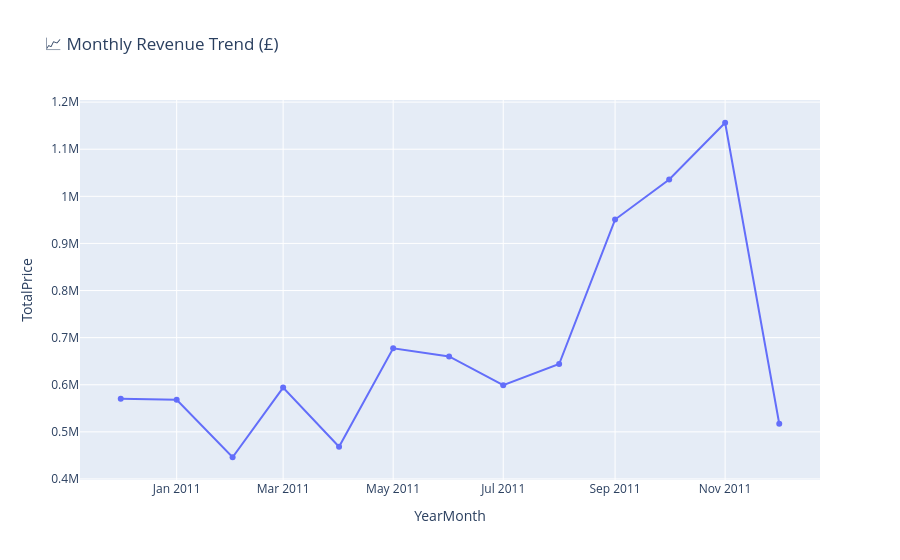

The notebook cell this image was saved under:
### Markdown cell above
### Step 2: Monthly Revenue Trend Plot

### Code cell
df['YearMonth'] = df['InvoiceDate'].dt.to_period('M').astype(str)
monthly_rev = df.groupby('YearMonth')['TotalPrice'].sum().reset_index()

fig = px.line(monthly_rev, x='YearMonth', y='TotalPrice', markers=True, title='📈 Monthly Revenue Trend (£)')
fig.show()

### Figure 1 — Plotly figure (JSON) as saved in the notebook; plotly's stock layout.template omitted (floating-point values rounded to 4 significant figures)
{"data": [{"hovertemplate": "YearMonth=%{x}<br>TotalPrice=%{y}<extra></extra>", "legendgroup": "", "line": {"color": "#636efa", "dash": "solid"}, "marker": {"symbol": "circle"}, "mode": "lines+markers", "name": "", "orientation": "v", "showlegend": false, "type": "scatter", "x": ["2010-12", "2011-01", "2011-02", "2011-03", "2011-04", "2011-05", "2011-06", "2011-07", "2011-08", "2011-09", "2011-10", "2011-11", "2011-12"], "xaxis": "x", "y": [570400.0, 568100.0, 446100.0, 594100.0, 468400.0, 677400.0, 660000.0, 599000.0, 644100.0, 950700.0, 1036000.0, 1156000.0, 517200.0], "yaxis": "y"}], "layout": {"legend": {"tracegroupgap": 0}, "title": {"text": "📈 Monthly Revenue Trend (£)"}, "xaxis": {"anchor": "y", "domain": [0.0, 1.0], "title": {"text": "YearMonth"}}, "yaxis": {"anchor": "x", "domain": [0.0, 1.0], "title": {"text": "TotalPrice"}}}}
